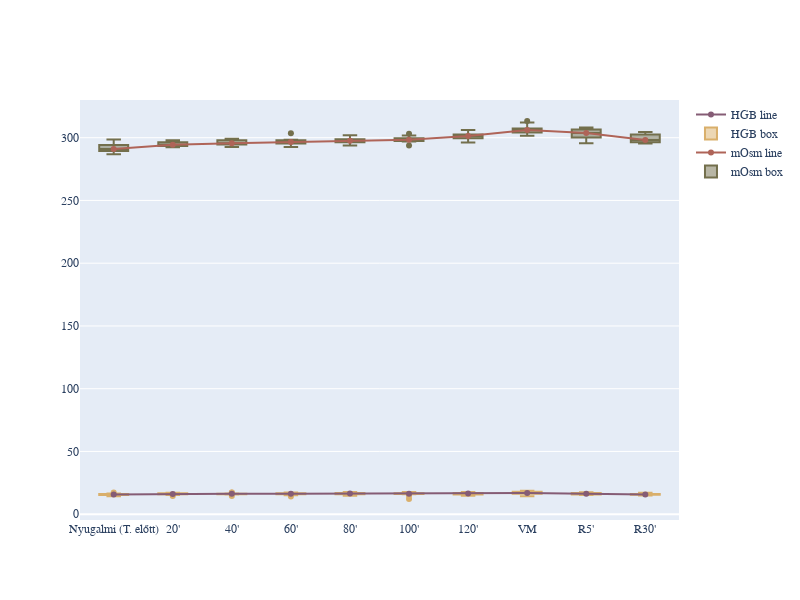

Here is the notebook cell this chart was saved with:
### Code cell
import plotly.graph_objects as go
from plotly.subplots import make_subplots
import plotly.express as px
from itertools import cycle

df_mosm_hosszu_long = df_mosm_hosszu_long.dropna()
df_hgb_h_long = df_hgb_h_long.dropna()


palette = cycle(px.colors.qualitative.Antique)

fig = go.Figure()

fig.add_trace(go.Scatter(
    x=x_hgb_h, y=y_hgb_h,
    name='HGB line', marker_color=next(palette))
)
fig.add_trace(go.Box(
    x=df_hgb_h_long.variable, y=df_hgb_h_long.value,
    name='HGB box', marker_color=next(palette))
)


fig.add_trace(go.Scatter(
    x=x_mosm, y=y_mosm,
    name='mOsm line', marker_color=next(palette))
)
fig.add_trace(go.Box(
    x=df_mosm_hosszu_long.variable, y=df_mosm_hosszu_long.value,
    name='mOsm box', marker_color=next(palette))
)

fig.update_layout(font_family='Times New Roman', showlegend=True)
fig.update_layout(height=600, width=800, title_text="")
fig.show()

### Figure 1 — Plotly figure (JSON) as saved in the notebook; plotly's stock layout.template omitted (floating-point values rounded to 4 significant figures)
{"data": [{"marker": {"color": "rgb(133, 92, 117)"}, "name": "HGB line", "type": "scatter", "x": ["Nyugalmi (T. előtt)", "20'", "40'", "60'", "80'", "100'", "120'", "VM", "R5'", "R30'"], "y": [15.65, 16.1, 16.25, 16.35, 16.5, 16.3, 16.5, 16.9, 16.2, 15.75]}, {"marker": {"color": "rgb(217, 175, 107)"}, "name": "HGB box", "type": "box", "x": ["Nyugalmi (T. előtt)", "Nyugalmi (T. előtt)", "Nyugalmi (T. előtt)", "Nyugalmi (T. előtt)", "Nyugalmi (T. előtt)", "Nyugalmi (T. előtt)", "Nyugalmi (T. előtt)", "Nyugalmi (T. előtt)", "Nyugalmi (T. előtt)", "Nyugalmi (T. előtt)", "Nyugalmi (T. előtt)", "Nyugalmi (T. előtt)", "20'", "20'", "20'", "20'", "20'", "20'", "20'", "20'", "20'", "20'", "20'", "20'", "40'", "40'", "40'", "40'", "40'", "40'", "40'", "40'", "40'", "40'", "40'", "40'", "60'", "60'", "60'", "60'", "60'", "60'", "60'", "60'", "60'", "60'", "60'", "60'", "80'", "80'", "80'", "80'", "80'", "80'", "80'", "80'", "80'", "80'", "80'", "100'", "100'", "100'", "100'", "100'", "100'", "100'", "100'", "100'", "100'", "100'", "120'", "120'", "120'", "120'", "120'", "120'", "120'", "120'", "120'", "120'", "120'", "VM", "VM", "VM", "VM", "VM", "VM", "VM", "VM", "VM", "VM", "R5'", "R5'", "R5'", "R5'", "R5'", "R5'", "R5'", "R5'", "R5'", "R5'", "R5'", "R30'", "R30'", "R30'", "R30'", "R30'", "R30'", "R30'", "R30'", "R30'", "R30'", "R30'", "R30'"], "y": [15.6, 15.7, 16, 17.3, 15.9, 14.3, 14.9, 16.5, 15.5, 15.2, 16.2, 15.5, 15.8, 16, 17, 17, 16.5, 14.4, 15.3, 16.1, 16.4, 15.8, 16.9, 16.1, 16.2, 15.8, 16.3, 17.3, 16.3, 14.5, 15.7, 16.3, 16.4, 16.1, 17.3, 16.2, 16.4, 15.1, 16.7, 17.2, 16.1, 14, 16.3, 16.4, 16.6, 15.8, 17.2, 16, 15.9, 17, 17.2, 16, 14.7, 15.8, 16.6, 16.7, 16.2, 17.6, 16.5, 15.9, 17.1, 12.1, 16.3, 14.7, 16.5, 16.8, 16.6, 16.3, 17.7, 16.3, 15.7, 17.1, 16.9, 16.3, 14.6, 16.5, 16.7, 16.6, 15.4, 17.6, 16, 16.8, 18.1, 17.8, 16.3, 14.3, 17, 16.8, 16.1, 18.7, 17, 16.2, 17.5, 15.5, 16.3, 15.2, 16.5, 15.7, 16.9, 15.8, 17.1, 16, 14.8, 15.6, 16.5, 16.1, 15.5, 15, 15.4, 15.9, 15.9, 16.2, 17, 15.5]}, {"marker": {"color": "rgb(175, 100, 88)"}, "name": "mOsm line", "type": "scatter", "x": ["Nyugalmi (T. előtt)", "20'", "40'", "60'", "80'", "100'", "120'", "VM", "R5'", "R30'"], "y": [290.9, 294.4, 295.6, 296.6, 297.5, 298.4, 301.3, 306.2, 303.7, 298.1]}, {"marker": {"color": "rgb(115, 111, 76)"}, "name": "mOsm box", "type": "box", "x": ["Nyugalmi (T. előtt)", "Nyugalmi (T. előtt)", "Nyugalmi (T. előtt)", "Nyugalmi (T. előtt)", "Nyugalmi (T. előtt)", "Nyugalmi (T. előtt)", "Nyugalmi (T. előtt)", "Nyugalmi (T. előtt)", "Nyugalmi (T. előtt)", "Nyugalmi (T. előtt)", "Nyugalmi (T. előtt)", "Nyugalmi (T. előtt)", "20'", "20'", "20'", "20'", "20'", "20'", "20'", "20'", "20'", "20'", "20'", "20'", "40'", "40'", "40'", "40'", "40'", "40'", "40'", "40'", "40'", "40'", "40'", "40'", "60'", "60'", "60'", "60'", "60'", "60'", "60'", "60'", "60'", "60'", "60'", "60'", "80'", "80'", "80'", "80'", "80'", "80'", "80'", "80'", "80'", "80'", "80'", "100'", "100'", "100'", "100'", "100'", "100'", "100'", "100'", "100'", "100'", "100'", "120'", "120'", "120'", "120'", "120'", "120'", "120'", "120'", "120'", "120'", "120'", "VM", "VM", "VM", "VM", "VM", "VM", "VM", "VM", "VM", "VM", "R5'", "R5'", "R5'", "R5'", "R5'", "R5'", "R5'", "R5'", "R5'", "R5'", "R5'", "R30'", "R30'", "R30'", "R30'", "R30'", "R30'", "R30'", "R30'", "R30'", "R30'", "R30'", "R30'"], "y": [286.9, 291.4, 288.8, 290.1, 288.3, 290.5, 294.5, 291.4, 296.7, 298.6, 293.7, 290.5, 293.8, 294, 292.7, 296.5, 292.4, 294.9, 298, 293.3, 294.8, 296.3, 297.5, 293.4, 294.8, 295.6, 295.6, 299.2, 292.7, 294.3, 297.9, 292.5, 298, 295.8, 298.5, 294.8, 296.5, 296.7, 296.1, 297.2, 294.8, 297.6, 303.5, 293.4, 296.6, 298.2, 298.3, 292.6, 297.4, 296.9, 297.5, 296.3, 296.3, 301.9, 293.7, 299, 299.9, 298, 297.5, 298.1, 298.8, 296.9, 297.1, 298.2, 303.2, 293.7, 299.6, 301.8, 299.5, 298.4, 299.5, 300, 302.8, 301.6, 298.5, 304.1, 296.1, 301.3, 306.2, 301.4, 300, 304.2, 306.8, 307.4, 301.6, 304.4, 313.3, 306.5, 312.1, 305.9, 303.4, 300, 301.4, 305.4, 300.6, 306.9, 307, 295.6, 303.7, 305.3, 308.2, 299.9, 295.9, 295.7, 297.5, 298.8, 297.8, 304.4, 303.9, 295.3, 304.5, 298.5, 301, 296.9]}], "layout": {"font": {"family": "Times New Roman"}, "height": 600, "showlegend": true, "title": {"text": ""}, "width": 800}}
